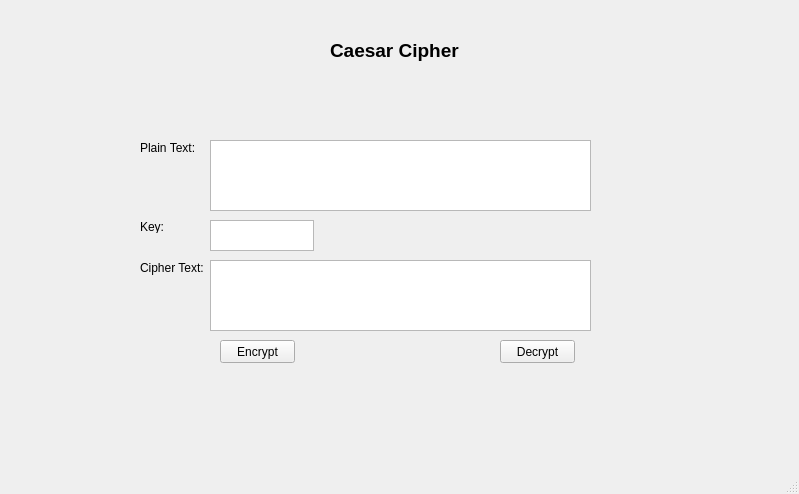
<?xml version="1.0" encoding="UTF-8"?>
<ui version="4.0">
 <class>MainWindow</class>
 <widget class="QMainWindow" name="MainWindow">
  <property name="geometry">
   <rect>
    <x>0</x>
    <y>0</y>
    <width>799</width>
    <height>494</height>
   </rect>
  </property>
  <property name="windowTitle">
   <string>MainWindow</string>
  </property>
  <widget class="QWidget" name="centralwidget">
   <widget class="QLabel" name="label">
    <property name="geometry">
     <rect>
      <x>330</x>
      <y>30</y>
      <width>141</width>
      <height>41</height>
     </rect>
    </property>
    <property name="font">
     <font>
      <family>Arial</family>
      <pointsize>14</pointsize>
      <weight>75</weight>
      <bold>true</bold>
     </font>
    </property>
    <property name="text">
     <string>Caesar Cipher</string>
    </property>
   </widget>
   <widget class="QLabel" name="label_2">
    <property name="geometry">
     <rect>
      <x>140</x>
      <y>140</y>
      <width>61</width>
      <height>16</height>
     </rect>
    </property>
    <property name="text">
     <string>Plain Text:</string>
    </property>
   </widget>
   <widget class="QLabel" name="label_3">
    <property name="geometry">
     <rect>
      <x>140</x>
      <y>220</y>
      <width>47</width>
      <height>13</height>
     </rect>
    </property>
    <property name="text">
     <string>Key:</string>
    </property>
   </widget>
   <widget class="QLabel" name="label_4">
    <property name="geometry">
     <rect>
      <x>140</x>
      <y>260</y>
      <width>71</width>
      <height>16</height>
     </rect>
    </property>
    <property name="text">
     <string>Cipher Text:</string>
    </property>
   </widget>
   <widget class="QPushButton" name="bth_encrypt">
    <property name="geometry">
     <rect>
      <x>220</x>
      <y>340</y>
      <width>75</width>
      <height>23</height>
     </rect>
    </property>
    <property name="text">
     <string>Encrypt</string>
    </property>
   </widget>
   <widget class="QPushButton" name="btn_decrypt">
    <property name="geometry">
     <rect>
      <x>500</x>
      <y>340</y>
      <width>75</width>
      <height>23</height>
     </rect>
    </property>
    <property name="text">
     <string>Decrypt</string>
    </property>
   </widget>
   <widget class="QTextEdit" name="txt_plain">
    <property name="geometry">
     <rect>
      <x>210</x>
      <y>140</y>
      <width>381</width>
      <height>71</height>
     </rect>
    </property>
   </widget>
   <widget class="QTextEdit" name="txt_cipher">
    <property name="geometry">
     <rect>
      <x>210</x>
      <y>260</y>
      <width>381</width>
      <height>71</height>
     </rect>
    </property>
   </widget>
   <widget class="QTextEdit" name="txt_key">
    <property name="geometry">
     <rect>
      <x>210</x>
      <y>220</y>
      <width>104</width>
      <height>31</height>
     </rect>
    </property>
   </widget>
  </widget>
  <widget class="QMenuBar" name="menubar">
   <property name="geometry">
    <rect>
     <x>0</x>
     <y>0</y>
     <width>799</width>
     <height>21</height>
    </rect>
   </property>
  </widget>
  <widget class="QStatusBar" name="statusbar"/>
 </widget>
 <resources/>
 <connections/>
</ui>
